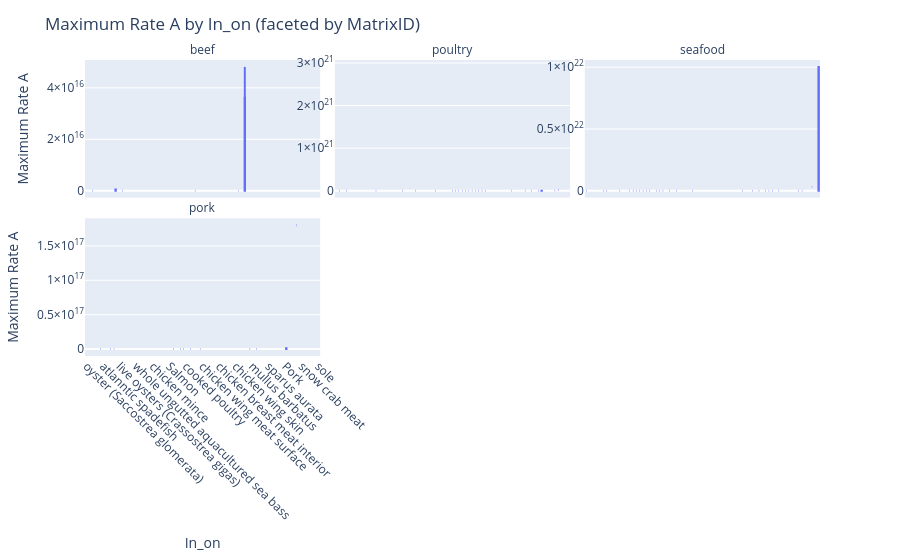

Notebook source saved alongside this figure:
### Code cell
fig = plot_box_by_category_plotly(
    arrhenius_rows_expanded,
    col="Maximum Rate A",
    group_col="In_on",
    subplot_col="MatrixID",   # optional
    log_scale=False,
    points="outliers",
)
fig.show()

### Figure 1 — Plotly figure (JSON) as saved in the notebook; plotly's stock layout.template omitted (floating-point values rounded to 4 significant figures)
{"data": [{"alignmentgroup": "True", "boxpoints": "outliers", "hovertemplate": "MatrixID=beef<br>In_on=%{x}<br>Maximum Rate A=%{y}<extra></extra>", "legendgroup": "", "marker": {"color": "#636efa"}, "name": "", "notched": false, "offsetgroup": "", "orientation": "v", "showlegend": false, "type": "box", "x": ["ground beef", "minced beef", "beef", "beef", "ground beef", "ground beef", "fresh beef fillet", "fresh beef fillet", "fresh beef fillet", "raw beef steak", "beef", "Beef carcass", "Beef carcass"], "x0": " ", "xaxis": "x4", "y": [44.8, 1.453e-11, 0.0, 596500000000000.0, 2216.0, 4.814e+16, 17120000.0, 0.1242, 0.07209, 0.6474, 0.03659, 6.229e-06, 1699.0], "y0": " ", "yaxis": "y4"}, {"alignmentgroup": "True", "boxpoints": "outliers", "hovertemplate": "MatrixID=poultry<br>In_on=%{x}<br>Maximum Rate A=%{y}<extra></extra>", "legendgroup": "", "marker": {"color": "#636efa"}, "name": "", "notched": false, "offsetgroup": "", "orientation": "v", "showlegend": false, "type": "box", "x": ["chicken mince", "chicken mince", "chicken breast", "chicken breast", "chicken breast", "cooked chicken", "autoclaved sterile ground cooked chicken breast", "Ground Chicken Breast Meat", "chicken patties", "cooked chicken", "minced chicken", "cooked sliced turkey", "cooked poultry", "turkey", "ground chicken breast", "ground chicken", "chicken thigh skin", "turkey", "chicken breast meat interior", "chicken breast meat surface", "chicken breast skin", "chicken drumstick meat interior", "chicken drumstick meat surface", "chicken drumstick skin", "chicken thigh meat interior", "chicken thigh meat surface", "chicken wing meat surface", "chicken wing skin", "non-kosher chicken thigh skin", "kosher chicken thigh skin"], "x0": " ", "xaxis": "x5", "y": [0.4133, 0.01951, 0.09816, 0.2969, 530400000.0, 2.767e+17, 2.908e+21, 4082000000000.0, 1.227, 371400000000000.0, 1.045e+17, 1.997e+19, 0.5138, 3.076e-13, 81220000000.0, 4.234e+18, 14020000000000.0, 0.2485, 1.29, 1.424, 1.214, 1.444, 1.261, 1.421, 1.203, 1.418, 1.136, 1.46, 5.176e-07, 3.594e-14], "y0": " ", "yaxis": "y5"}, {"alignmentgroup": "True", "boxpoints": "outliers", "hovertemplate": "MatrixID=seafood<br>In_on=%{x}<br>Maximum Rate A=%{y}<extra></extra>", "legendgroup": "", "marker": {"color": "#636efa"}, "name": "", "notched": false, "offsetgroup": "", "orientation": "v", "showlegend": false, "type": "box", "x": ["sparus aurata", "mullus barbatus", "boops boops", "Dichentrachus labrax", "whole ungutted aquacultured sea bass", "whole gutted aquacutured sea bass", "catfish fillets", "rainbow trout", "salmon", "salmon fillet", "chilled salmon fillet", "brined salmon", "cooked prawn", "sole", "raw salmon", "hake", "hake", "salmon", "tuna", "sole", "atlanntic spadefish", "weakfish", "lobster", "crab meat", "Sand Flathead fish", "Salmon", "oyster (Crassostrea gigas)", "oyster (Saccostrea glomerata)", "snow crab meat", "cooked shrimp", "live oysters (Crassostrea gigas)"], "x0": " ", "xaxis": "x6", "y": [531600000000.0, 15550000000.0, 3653000000000.0, 118000000000.0, 0.1544, 0.2714, 0.2561, 0.1741, 115200000000.0, 0.1342, 0.3074, 0.1575, 2.736e+17, 1.003e+22, 0.139, 0.2805, 0.1515, 0.4383, 0.5463, 0.5612, 0.01, 0.01002, 0.2542, 0.2018, 13450000000000.0, 0.297, 2155.0, 1.159e-40, 2.636e+18, 3.327e+20, 0.03947], "y0": " ", "yaxis": "y6"}, {"alignmentgroup": "True", "boxpoints": "outliers", "hovertemplate": "MatrixID=pork<br>In_on=%{x}<br>Maximum Rate A=%{y}<extra></extra>", "legendgroup": "", "marker": {"color": "#636efa"}, "name": "", "notched": false, "offsetgroup": "", "orientation": "v", "showlegend": false, "type": "box", "x": ["raw meat_lombo", "ground cooked ham", "ham", "Pork loin", "cooked Pork", "Pork liver sausage emulsion", "cured ham", "Pork", "Pork", "Salami", "Salami", "sliced cooked ham", "Sliced cooked ham", "Cooked cured pork shoulder"], "x0": " ", "xaxis": "x", "y": [0.4317, 1.8e+17, 2789000000.0, 0.02983, 0.5172, 0.301, 31110000000.0, 1348000000000000.0, 0.3833, 7.5e-05, 1.152e-103, 0.8399, 0.01081, 0.3161], "y0": " ", "yaxis": "y"}], "layout": {"annotations": [{"font": {}, "showarrow": false, "text": "pork", "x": 0.16, "xanchor": "center", "xref": "paper", "y": 0.465, "yanchor": "bottom", "yref": "paper"}, {"font": {}, "showarrow": false, "text": "beef", "x": 0.16, "xanchor": "center", "xref": "paper", "y": 1.0, "yanchor": "bottom", "yref": "paper"}, {"font": {}, "showarrow": false, "text": "poultry", "x": 0.5, "xanchor": "center", "xref": "paper", "y": 1.0, "yanchor": "bottom", "yref": "paper"}, {"font": {}, "showarrow": false, "text": "seafood", "x": 0.84, "xanchor": "center", "xref": "paper", "y": 1.0, "yanchor": "bottom", "yref": "paper"}], "boxmode": "group", "legend": {"tracegroupgap": 0}, "margin": {"t": 60}, "title": {"text": "Maximum Rate A by In_on (faceted by MatrixID)"}, "xaxis": {"anchor": "y", "categoryarray": ["oyster (Saccostrea glomerata)", "kosher chicken thigh skin", "minced beef", "non-kosher chicken thigh skin", "Salami", "atlanntic spadefish", "weakfish", "Sliced cooked ham", "Pork loin", "beef", "live oysters (Crassostrea gigas)", "fresh beef fillet", "turkey", "salmon fillet", "raw salmon", "whole ungutted aquacultured sea bass", "brined salmon", "rainbow trout", "crab meat", "hake", "chicken mince", "lobster", "catfish fillets", "whole gutted aquacutured sea bass", "chicken breast", "Salmon", "Pork liver sausage emulsion", "chilled salmon fillet", "Cooked cured pork shoulder", "raw meat_lombo", "cooked poultry", "cooked Pork", "tuna", "raw beef steak", "sliced cooked ham", "chicken wing meat surface", "chicken thigh meat interior", "chicken breast skin", "chicken patties", "chicken drumstick meat surface", "chicken breast meat interior", "chicken thigh meat surface", "chicken drumstick skin", "chicken breast meat surface", "chicken drumstick meat interior", "chicken wing skin", "Beef carcass", "oyster (Crassostrea gigas)", "ground beef", "ham", "mullus barbatus", "cured ham", "salmon", "ground chicken breast", "Dichentrachus labrax", "sparus aurata", "boops boops", "Ground Chicken Breast Meat", "Sand Flathead fish", "chicken thigh skin", "Pork", "minced chicken", "cooked chicken", "ground cooked ham", "cooked prawn", "snow crab meat", "ground chicken", "cooked sliced turkey", "cooked shrimp", "autoclaved sterile ground cooked chicken breast", "sole"], "categoryorder": "array", "domain": [0, 0.32], "tickangle": 45, "title": {"text": "In_on"}}, "xaxis2": {"anchor": "y2", "categoryarray": ["oyster (Saccostrea glomerata)", "kosher chicken thigh skin", "minced beef", "non-kosher chicken thigh skin", "Salami", "atlanntic spadefish", "weakfish", "Sliced cooked ham", "Pork loin", "beef", "live oysters (Crassostrea gigas)", "fresh beef fillet", "turkey", "salmon fillet", "raw salmon", "whole ungutted aquacultured sea bass", "brined salmon", "rainbow trout", "crab meat", "hake", "chicken mince", "lobster", "catfish fillets", "whole gutted aquacutured sea bass", "chicken breast", "Salmon", "Pork liver sausage emulsion", "chilled salmon fillet", "Cooked cured pork shoulder", "raw meat_lombo", "cooked poultry", "cooked Pork", "tuna", "raw beef steak", "sliced cooked ham", "chicken wing meat surface", "chicken thigh meat interior", "chicken breast skin", "chicken patties", "chicken drumstick meat surface", "chicken breast meat interior", "chicken thigh meat surface", "chicken drumstick skin", "chicken breast meat surface", "chicken drumstick meat interior", "chicken wing skin", "Beef carcass", "oyster (Crassostrea gigas)", "ground beef", "ham", "mullus barbatus", "cured ham", "salmon", "ground chicken breast", "Dichentrachus labrax", "sparus aurata", "boops boops", "Ground Chicken Breast Meat", "Sand Flathead fish", "chicken thigh skin", "Pork", "minced chicken", "cooked chicken", "ground cooked ham", "cooked prawn", "snow crab meat", "ground chicken", "cooked sliced turkey", "cooked shrimp", "autoclaved sterile ground cooked chicken breast", "sole"], "categoryorder": "array", "domain": [0.34, 0.66], "matches": "x", "tickangle": 45, "title": {"text": "In_on"}}, "xaxis3": {"anchor": "y3", "categoryarray": ["oyster (Saccostrea glomerata)", "kosher chicken thigh skin", "minced beef", "non-kosher chicken thigh skin", "Salami", "atlanntic spadefish", "weakfish", "Sliced cooked ham", "Pork loin", "beef", "live oysters (Crassostrea gigas)", "fresh beef fillet", "turkey", "salmon fillet", "raw salmon", "whole ungutted aquacultured sea bass", "brined salmon", "rainbow trout", "crab meat", "hake", "chicken mince", "lobster", "catfish fillets", "whole gutted aquacutured sea bass", "chicken breast", "Salmon", "Pork liver sausage emulsion", "chilled salmon fillet", "Cooked cured pork shoulder", "raw meat_lombo", "cooked poultry", "cooked Pork", "tuna", "raw beef steak", "sliced cooked ham", "chicken wing meat surface", "chicken thigh meat interior", "chicken breast skin", "chicken patties", "chicken drumstick meat surface", "chicken breast meat interior", "chicken thigh meat surface", "chicken drumstick skin", "chicken breast meat surface", "chicken drumstick meat interior", "chicken wing skin", "Beef carcass", "oyster (Crassostrea gigas)", "ground beef", "ham", "mullus barbatus", "cured ham", "salmon", "ground chicken breast", "Dichentrachus labrax", "sparus aurata", "boops boops", "Ground Chicken Breast Meat", "Sand Flathead fish", "chicken thigh skin", "Pork", "minced chicken", "cooked chicken", "ground cooked ham", "cooked prawn", "snow crab meat", "ground chicken", "cooked sliced turkey", "cooked shrimp", "autoclaved sterile ground cooked chicken breast", "sole"], "categoryorder": "array", "domain": [0.68, 1.0], "matches": "x", "tickangle": 45, "title": {"text": "In_on"}}, "xaxis4": {"anchor": "y4", "domain": [0, 0.32], "matches": "x", "showticklabels": false, "tickangle": 45}, "xaxis5": {"anchor": "y5", "domain": [0.34, 0.66], "matches": "x", "showticklabels": false, "tickangle": 45}, "xaxis6": {"anchor": "y6", "domain": [0.68, 1.0], "matches": "x", "showticklabels": false, "tickangle": 45}, "yaxis": {"anchor": "x", "domain": [0, 0.465], "showticklabels": true, "title": {"text": "Maximum Rate A"}}, "yaxis2": {"anchor": "x2", "domain": [0, 0.465], "showticklabels": true}, "yaxis3": {"anchor": "x3", "domain": [0, 0.465], "showticklabels": true}, "yaxis4": {"anchor": "x4", "domain": [0.535, 1.0], "showticklabels": true, "title": {"text": "Maximum Rate A"}}, "yaxis5": {"anchor": "x5", "domain": [0.535, 1.0], "showticklabels": true}, "yaxis6": {"anchor": "x6", "domain": [0.535, 1.0], "showticklabels": true}}}
